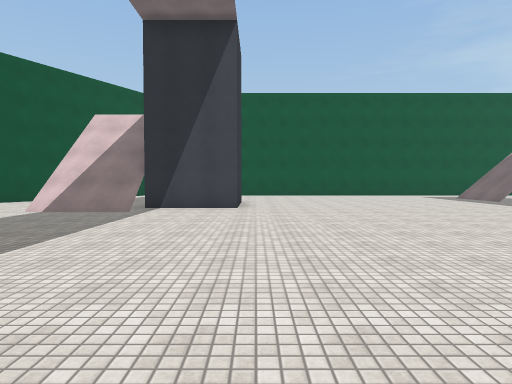
[1] (above)

23 first-person views from a walk through a scene from a Unity 3-D project. The camera is 1.5 m above the floor, tilts 2° down and sees 75° across. The floor is counted in squares, 2 m on a side. Each view is taken from the middle of a square. On the plan, view 1 faces up. The plan holds only what a view shows up to about 11 squares ahead; the rest is blank. The place goes on beyond the plan. The player character is not drawn. Surface patterns are stand-ins for the level's own textures.

[2]
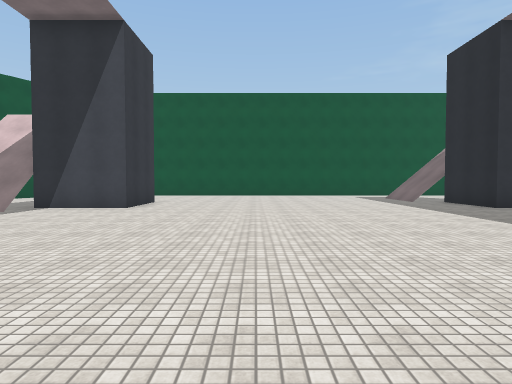

[3]
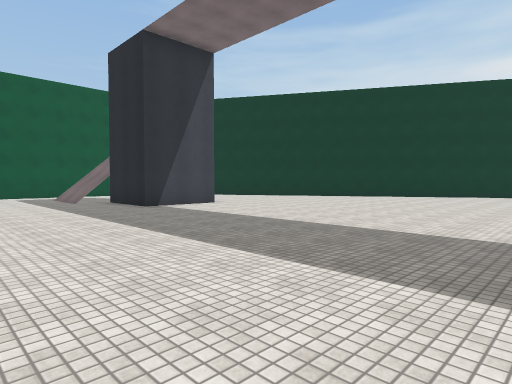

[4]
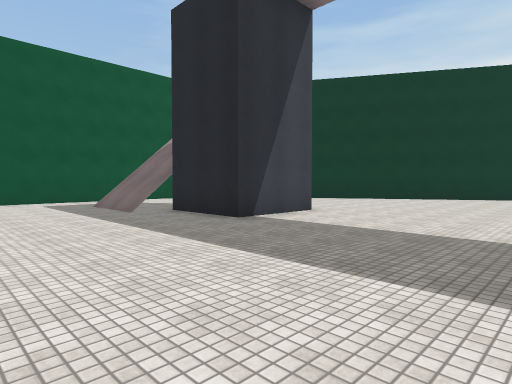

[5]
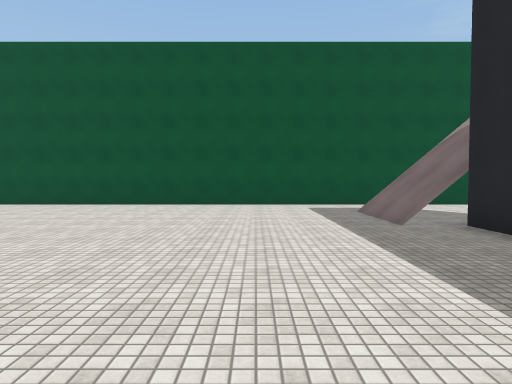

[6]
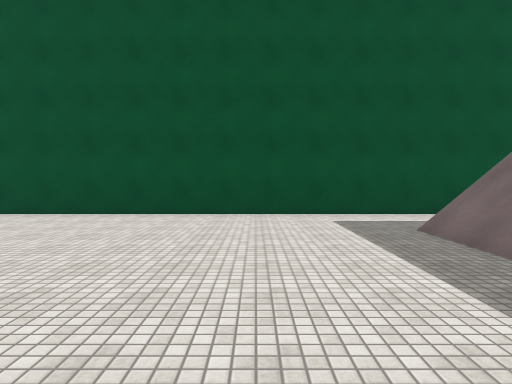

[7]
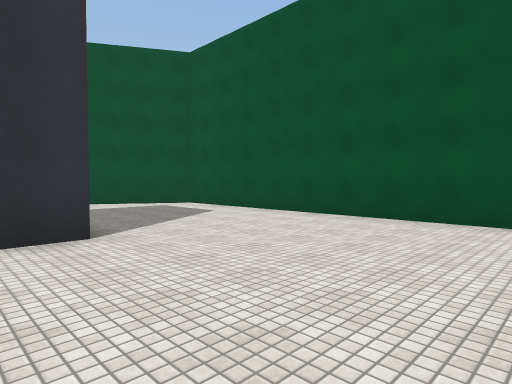

[8]
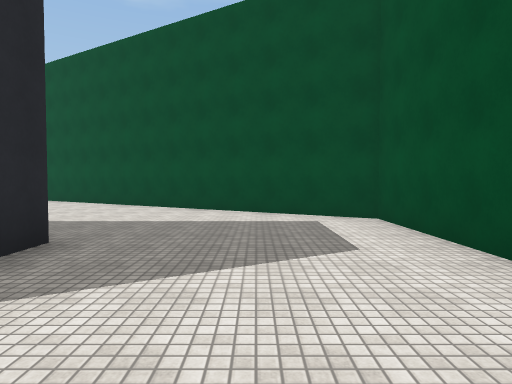

[9]
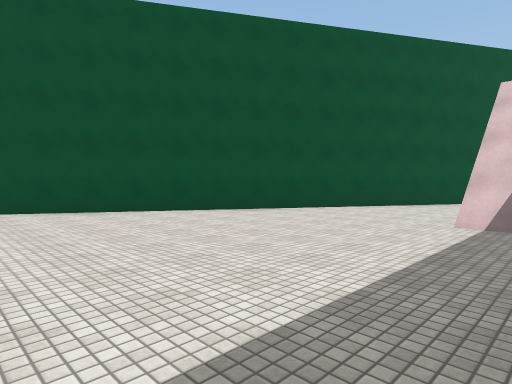

[10]
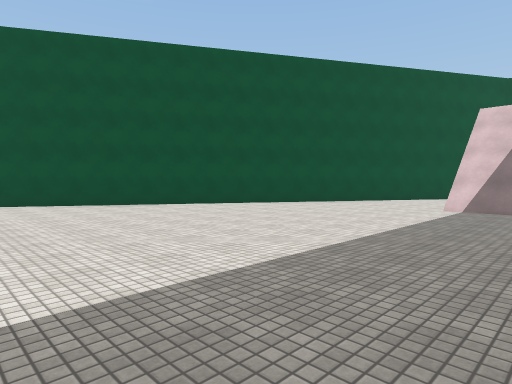

[11]
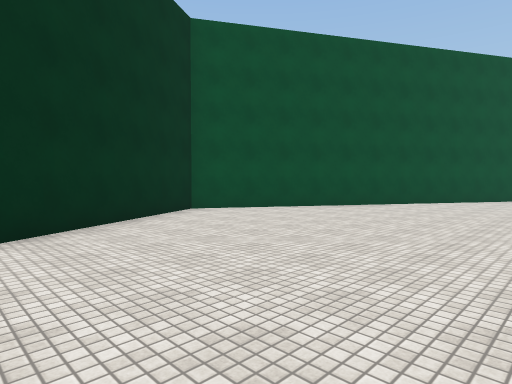

[12]
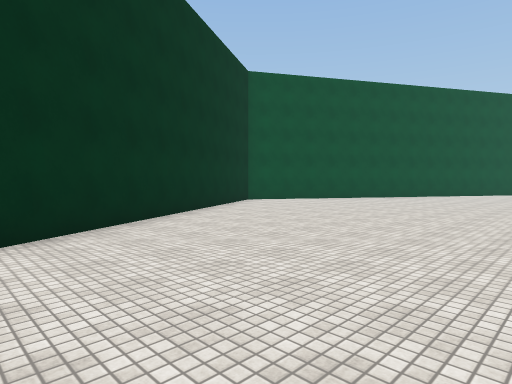

[13]
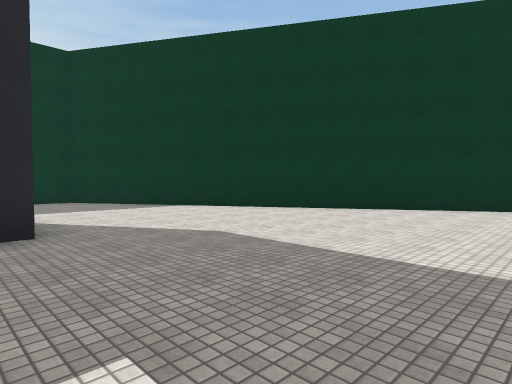

[14]
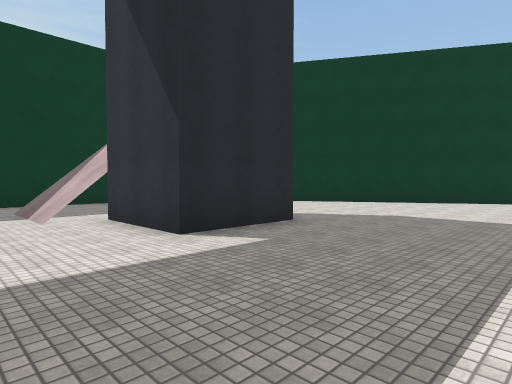

[15]
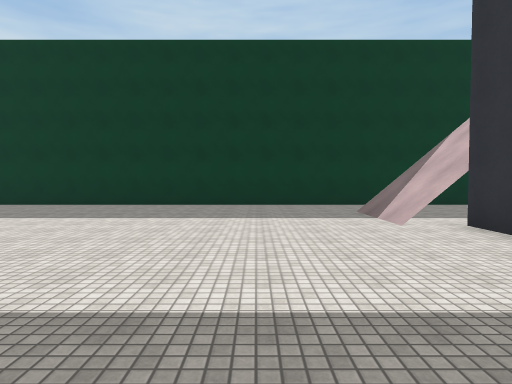

[16]
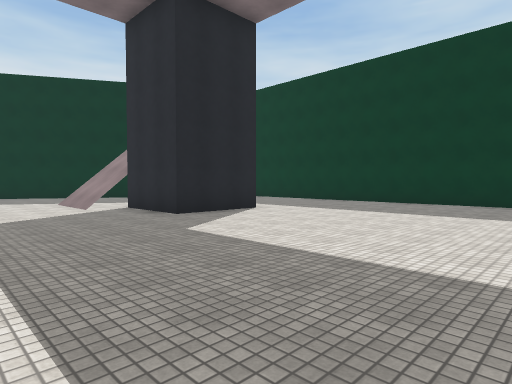

[17]
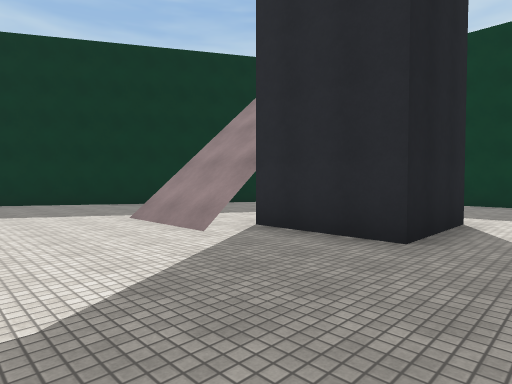

[18]
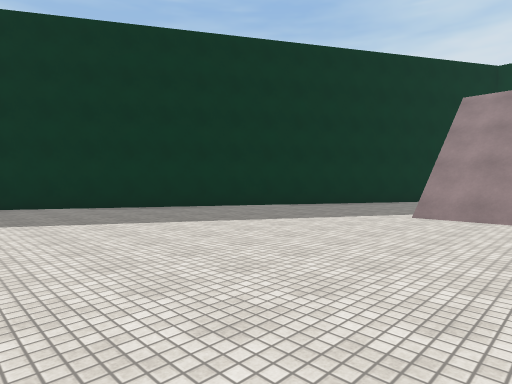

[19]
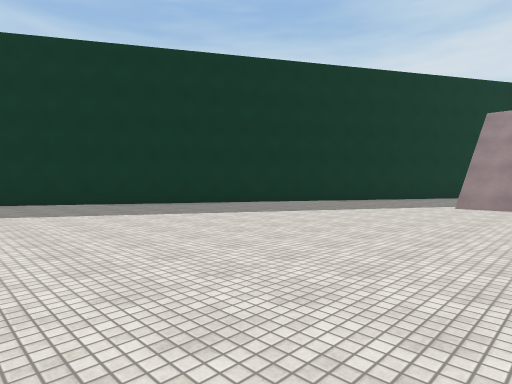

[20]
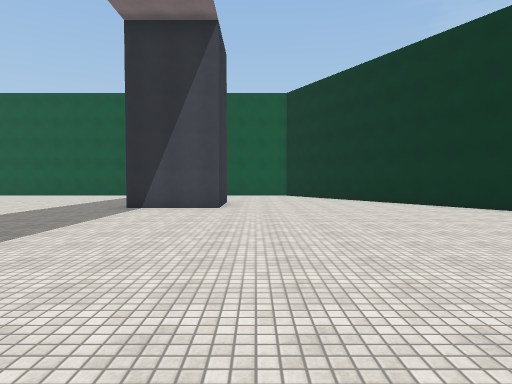

[21]
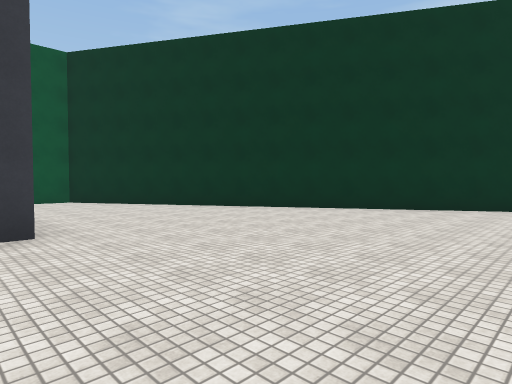

[22]
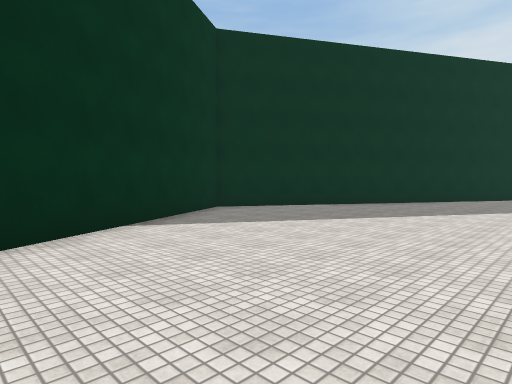

[23]
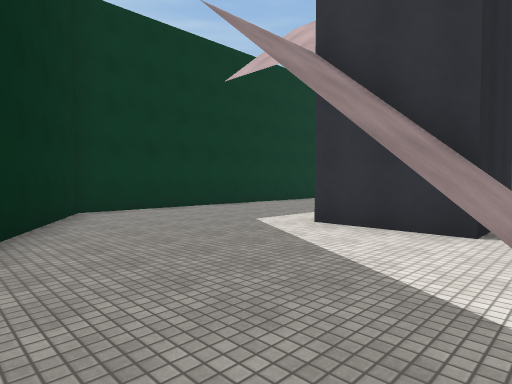

### Floor plan
Points are (right, up) in squares from view 1. A wall is a line through its corners. A room is listed if a view was taken in it or the views show most of it. See-through windows are left out.
Room 1 (views 1, 2, 3, 4, 5, 6, 7, 8, 9, 10, 11, 12, 13, 14, 15, 16, 17, 18, 19, 20, 21, 22, 23)
walls: (-3.1, -11) (-0.5, -11) (-0.5, -13.5); (-0.5, 11.6) (-0.5, 9) (-3, 9); (9.5, -13.6) (9.5, -11) (12, -11) (12, -13.5); (12, 10.9) (12, 9) (9.5, 9) (9.5, 11.5); (-3.1, 11.5) (-2.1, 11.5); (17.5, -13.1) (24.5, -0.9) (14.9, 15.7); (-5.4, -18.2) (14.5, -18.2) (16.4, -15); (14.2, 16.4) (-5.5, 16.4) (-15.5, -0.9) (-5.7, -17.8)

Positions as (right, up) in squares from view 1, and headings:
1: (0, 0), facing up
2: (3, 0), facing up
3: (5, 0), facing up-right
4: (5, 4), facing up-right
5: (6, 6), facing up
6: (6, 9), facing up
7: (4, 10), facing up-left
8: (1, 14), facing left
9: (-4, 2), facing up-left
10: (-3, -1), facing up-left
11: (-8, -6), facing up-left
12: (-6, -10), facing up-left
13: (-2, -6), facing down-left
14: (2, -7), facing down-left
15: (3, -8), facing down
16: (3, -7), facing down-right
17: (8, -7), facing down-right
18: (12, -3), facing down-right
19: (12, 0), facing down-right
20: (13, 0), facing up
21: (11, 4), facing up-right
22: (17, 5), facing down-right
23: (17, -10), facing down-left
